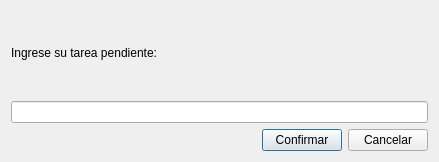
<?xml version="1.0" encoding="UTF-8"?>
<ui version="4.0">
 <class>todoadd</class>
 <widget class="QDialog" name="todoadd">
  <property name="geometry">
   <rect>
    <x>0</x>
    <y>0</y>
    <width>439</width>
    <height>162</height>
   </rect>
  </property>
  <property name="windowTitle">
   <string>Dialog</string>
  </property>
  <layout class="QVBoxLayout" name="verticalLayout_2">
   <item>
    <widget class="QLabel" name="label">
     <property name="text">
      <string>Ingrese su tarea pendiente:</string>
     </property>
    </widget>
   </item>
   <item>
    <layout class="QVBoxLayout" name="verticalLayout">
     <item>
      <widget class="QLineEdit" name="lineEdit"/>
     </item>
     <item>
      <layout class="QHBoxLayout" name="horizontalLayout_2">
       <item>
        <spacer name="horizontalSpacer">
         <property name="orientation">
          <enum>Qt::Horizontal</enum>
         </property>
         <property name="sizeHint" stdset="0">
          <size>
           <width>208</width>
           <height>20</height>
          </size>
         </property>
        </spacer>
       </item>
       <item>
        <layout class="QHBoxLayout" name="horizontalLayout">
         <item>
          <widget class="QPushButton" name="pushButton_Confirm">
           <property name="text">
            <string>Confirmar</string>
           </property>
          </widget>
         </item>
         <item>
          <widget class="QPushButton" name="pushButton_2">
           <property name="text">
            <string>Cancelar</string>
           </property>
          </widget>
         </item>
        </layout>
       </item>
      </layout>
     </item>
    </layout>
   </item>
  </layout>
 </widget>
 <resources/>
 <connections/>
</ui>
